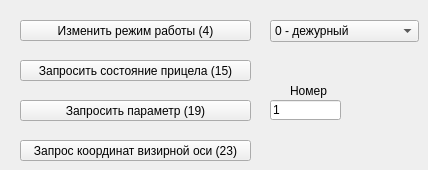
       <widget class="QWidget" name="tab_6">
        <attribute name="title">
         <string>Состояние &quot;Включен&quot; (стр. 1)</string>
        </attribute>
        <widget class="QPushButton" name="sendMessageButton_23">
         <property name="geometry">
          <rect>
           <x>20</x>
           <y>140</y>
           <width>231</width>
           <height>21</height>
          </rect>
         </property>
         <property name="text">
          <string>Запрос координат визирной оси (23)</string>
         </property>
        </widget>
        <widget class="QComboBox" name="comboBox4">
         <property name="geometry">
          <rect>
           <x>270</x>
           <y>20</y>
           <width>149</width>
           <height>22</height>
          </rect>
         </property>
         <item>
          <property name="text">
           <string>0 - дежурный</string>
          </property>
         </item>
         <item>
          <property name="text">
           <string>1 - рабочий</string>
          </property>
         </item>
         <item>
          <property name="text">
           <string>2 - технологический</string>
          </property>
         </item>
        </widget>
        <widget class="QPushButton" name="sendMessageButton_19">
         <property name="geometry">
          <rect>
           <x>20</x>
           <y>100</y>
           <width>231</width>
           <height>21</height>
          </rect>
         </property>
         <property name="text">
          <string>Запросить параметр (19)</string>
         </property>
        </widget>
        <widget class="QLineEdit" name="lineEdit19">
         <property name="geometry">
          <rect>
           <x>270</x>
           <y>100</y>
           <width>71</width>
           <height>20</height>
          </rect>
         </property>
         <property name="text">
          <string>1</string>
         </property>
        </widget>
        <widget class="QPushButton" name="sendMessageButton_4">
         <property name="geometry">
          <rect>
           <x>20</x>
           <y>20</y>
           <width>231</width>
           <height>21</height>
          </rect>
         </property>
         <property name="text">
          <string>Изменить режим работы (4)</string>
         </property>
        </widget>
        <widget class="QLabel" name="label_15">
         <property name="geometry">
          <rect>
           <x>290</x>
           <y>80</y>
           <width>41</width>
           <height>21</height>
          </rect>
         </property>
         <property name="text">
          <string>Номер</string>
         </property>
        </widget>
        <widget class="QPushButton" name="sendMessageButton_15">
         <property name="geometry">
          <rect>
           <x>20</x>
           <y>60</y>
           <width>231</width>
           <height>21</height>
          </rect>
         </property>
         <property name="text">
          <string>Запросить состояние прицела (15)</string>
         </property>
        </widget>
       </widget>
